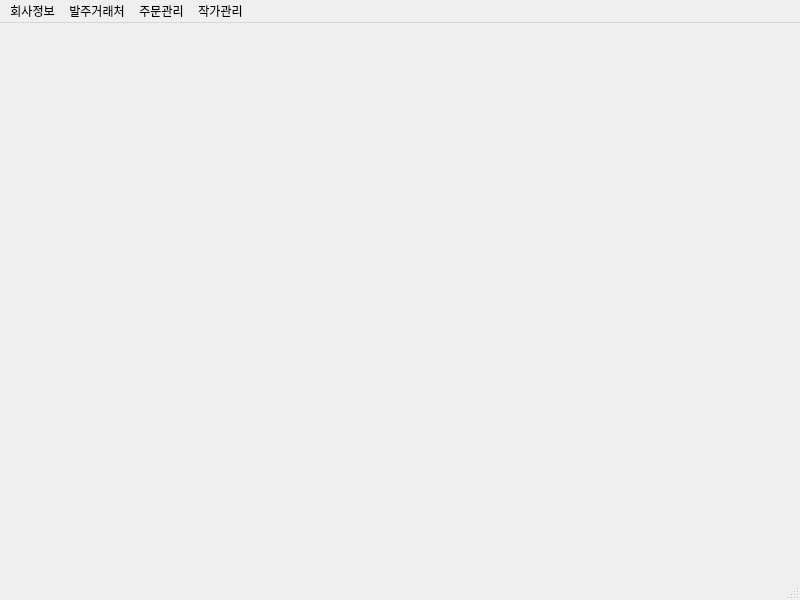
<?xml version="1.0" encoding="UTF-8"?>
<ui version="4.0">
 <class>MainWindow</class>
 <widget class="QMainWindow" name="MainWindow">
  <property name="geometry">
   <rect>
    <x>0</x>
    <y>0</y>
    <width>800</width>
    <height>600</height>
   </rect>
  </property>
  <property name="windowTitle">
   <string>회사거래정보</string>
  </property>
  <widget class="QWidget" name="centralwidget"/>
  <widget class="QMenuBar" name="menubar">
   <property name="geometry">
    <rect>
     <x>0</x>
     <y>0</y>
     <width>800</width>
     <height>22</height>
    </rect>
   </property>
   <widget class="QMenu" name="menuCompany">
    <property name="title">
     <string>회사정보</string>
    </property>
    <addaction name="action_2"/>
    <addaction name="action_3"/>
   </widget>
   <widget class="QMenu" name="menuBookStore">
    <property name="title">
     <string>발주거래처</string>
    </property>
    <addaction name="action"/>
   </widget>
   <widget class="QMenu" name="menu">
    <property name="title">
     <string>작가관리</string>
    </property>
   </widget>
   <widget class="QMenu" name="menu_2">
    <property name="title">
     <string>주문관리</string>
    </property>
   </widget>
   <addaction name="menuCompany"/>
   <addaction name="menuBookStore"/>
   <addaction name="menu_2"/>
   <addaction name="menu"/>
  </widget>
  <widget class="QStatusBar" name="statusbar"/>
  <action name="action">
   <property name="text">
    <string>서점</string>
   </property>
  </action>
  <action name="action_2">
   <property name="text">
    <string>회사정보</string>
   </property>
  </action>
  <action name="action_3">
   <property name="text">
    <string>직원정보</string>
   </property>
  </action>
 </widget>
 <resources/>
 <connections/>
</ui>
